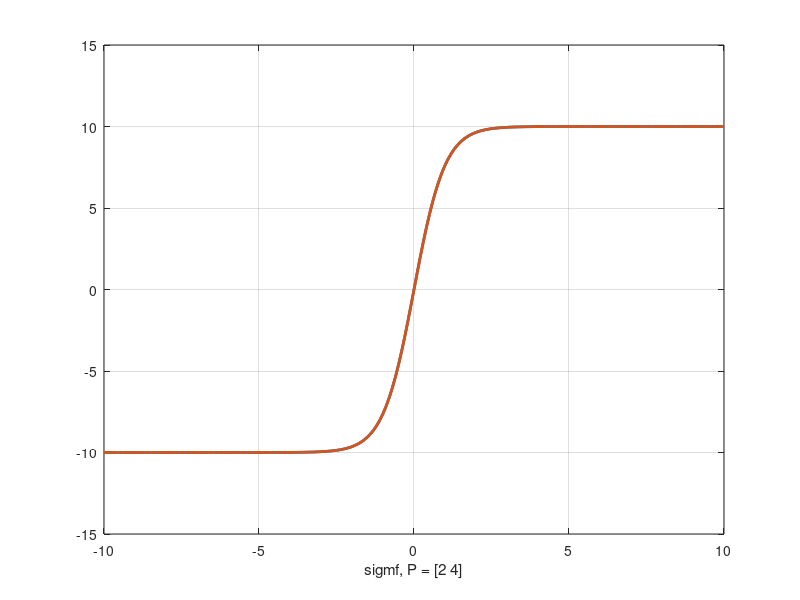

The MATLAB source for this figure:
close all

steepness = 2;
scale = 10;

x = -10:0.1:10;

mySigmo = @(x,steepness,scale) scale*(2./(1 + exp(-steepness*x))-1);

y = scale*(2*sigmf(x,[steepness 0]) - 1);
y1 = mySigmo(x',steepness,scale);

plot(x,y,'LineWidth',2); hold on
plot(x,y1,'LineWidth',2); hold off
grid on
xlabel('sigmf, P = [2 4]')
ylim([-scale scale]*1.5)